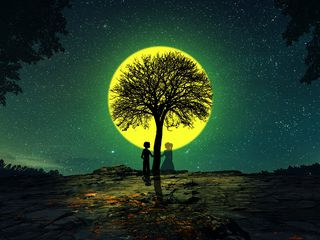
#> input picture ImageProcessing/Median_Filter/agac.jpg, 320 x 240 px, found by its file name
$ python median_gray_cevirme.py
#> lines starting #> are read from the running program, lines starting #| are printed output that depends on the picture
import cv2
import numpy as np

#  Görüntüyü yükle (Renkli)
image_color = cv2.imread("C:/Users/pc/Desktop/VGA PROJECTS/goruntu_isleme_algoritma/5_median/agac.jpg", cv2.IMREAD_COLOR)
#> image_color is the input picture: shape (240, 320, 3); mean B, G, R 40.1, 59.6, 36.1
cv2.imshow("MEDIAN Orijinal Renkli Goruntu", image_color)

#  Gri tonlamaya çevir
image_gray = cv2.cvtColor(image_color, cv2.COLOR_BGR2GRAY)
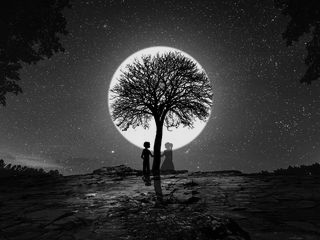
#> image_gray: shape (240, 320); min 0, max 241, mean 50.4
cv2.imshow("MEDIAN Gri Tonlu Goruntu", image_gray)

#  320x240 boyutuna küçült
image_resized = cv2.resize(image_gray, (320, 240))
cv2.imshow("MEDIAN Gri 320x240", image_resized)

#  Gri tonlamalı görüntüyü kaydet (320x240)
with open("median_input_gray.mem", "w") as f:
    for row in image_resized:
        for pixel in row:
            f.write(f"{pixel:08b}\n")  # 8-bit binary formatında yaz

print(" Gri tonlamalı görüntü kaydedildi: median_input_gray.mem")

# Median filtresi uygula (3x3 kernel)
median_blur = cv2.medianBlur(image_resized, 3)  # OpenCV'nin medianBlur fonksiyonu kullanıldı
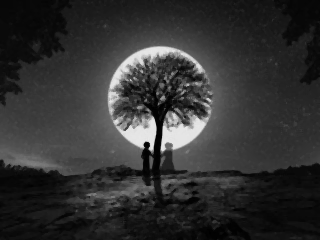
#> median_blur: shape (240, 320); min 0, max 233, mean 49.8

# Çıktı matrisini oluştur (318x238)
output_height = 238
output_width = 318
median_output = np.zeros((output_height, output_width), dtype=np.uint8)

# 3x3 pencereyi kaydırarak 318x238 çıktıyı oluştur
for i in range(output_height):
    for j in range(output_width):
        median_output[i, j] = median_blur[i+1, j+1]  # 3x3 kaydırmalı işlem sonrası merkezi değer alınır

cv2.imshow("MEDIAN PYTHON Cikti 318x238", median_output)

#  Median filtresi sonrası kaydırmalı görüntüyü kaydet (318x238)
with open("median_python_output.mem", "w") as f:
    for row in median_output:
        for pixel in row:
            f.write(f"{pixel:08b}\n")  # 8-bit binary formatında yaz

print("Median filtresi sonrası kaydırmalı görüntü kaydedildi: median_python_output.mem")

# 📌 Pencereleri kapatmak için 'q' tuşuna basılmasını bekle
while True:
    if cv2.waitKey(1) & 0xFF == ord('q'):
#> (key q is pressed here)
        break

cv2.destroyAllWindows()
